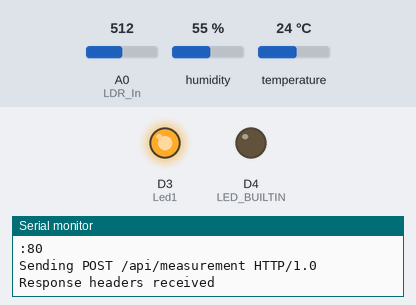
Bench run of a sketch on a simulated ESP8266 (NodeMCU). On the bench: output pins drawn as LEDs (lit = HIGH, except the on-board LED, lit = LOW), the last lines printed to the serial monitor. The inputs (shaded band) are chosen by the test bench; at power-on: A0 (LDR_In) = 512, humidity 55 %, temperature 24 °C. WiFi joins after 1.5 s; servers stay silent unless stated; uploads are accepted with an empty reply; not simulated (calls return 0 or success): secrets.h; names the files do not define were given values by the test bench: SERVER_PORT = 80.

Above: at 4.1 s.
At 11.8 s:
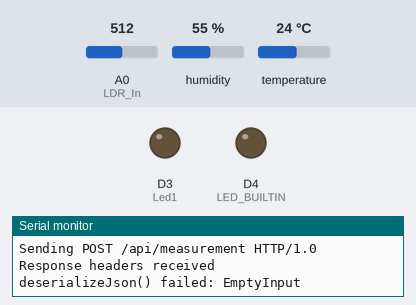
Timing chart, 0 to 21.4 s (numbered marks = the images above):
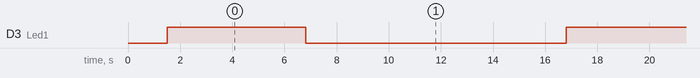

The sketch:

ali.ino
```cpp
// Ali code


/*
 *   Mediacollege Duurzaam huis BO
 *   Les 6
 *   Data in JSON format uploaden naar server
 *   JSON Data moet in Ma-cloud uitgelezen worden
 *   DHT11 temperature + humidity sensor + LDR
*/

#include "DHT.h"
#include <ESP8266WiFi.h>
#include <WiFiClientSecure.h>
#include "secrets.h"
// signalering
int Led1 = D3; // Led op D3

// DHT11 temperature humidity sensor
#define DHTTYPE DHT11   // Sensor type instellen
#define DHTPIN D7 // Aan welke pin zit de sensor?

// Variabelen voor de temperatuur en luchtvochtigheid en hitte-index
DHT dht(DHTPIN, DHTTYPE);
float temperature, humidity, heatindex;


// Variabelen voor de lichtsensor LDR
int LDR_In = A0; // de spanningsdeler wordt aangesloten op analog input A0
int lichtHoeveelheid; // variable lichtHoeveelheid


//Variabelen voor opsturen naar server als JSON structuur
#define ARDUINOJSON_USE_DOUBLE 0
#define ARDUINOJSON_USE_LONG_LONG 0

// Include de JSON library en initialiseer variable voor het JSON document
#include <ArduinoJson.h>
StaticJsonDocument<128> doc;

// SHA1 key from SSL certificate
const char fingerprint[] PROGMEM = "61 03 F5 49 1F 6C BB 9E 53 EC 29 38 C7 D1 CB A9 D9 87 F3 8A";
WiFiClientSecure client;

void setup() {
  // Led op D3 wordt gebruikt voor signalering
  pinMode(Led1, OUTPUT);

  // Zet de Led AAN (tot WiFi is verbonden....)
  pinMode(LED_BUILTIN, OUTPUT);
  digitalWrite(LED_BUILTIN, LOW);

  Serial.begin(115200);         // Start the Serial communication to send messages to the computer
  delay(10);
  Serial.println('\n');

  // Verbinding maken met WiFi netwerk
  WiFi.begin(WIFI_SSID, WIFI_PASSWORD);
  String message = String("Connecting to ") + WIFI_SSID + String(" ...");
  Serial.println(message);

  // Wachten tot WiFi is verbonden
  int i = 0;
  while (WiFi.status() != WL_CONNECTED) {
    delay(100);
    Serial.print('.');
  }

  // Zet de Led UIT
  digitalWrite(LED_BUILTIN, HIGH);

// Debug informatie
  Serial.println('\n');
  Serial.println("WIFI connected");
  Serial.print("NodeMCU IP:\t");
  Serial.println(WiFi.localIP());

  // Setup HTTPS: & Timeout
  client.setFingerprint(fingerprint);
  client.setTimeout(5000); // 15 Seconds

}

void loop() {
  // laat zien dat computer runt
  digitalWrite(Led1, HIGH); // led aan
  // Lees de sensoren uit
  lichtHoeveelheid = analogRead(LDR_In);  // lees de input waarde van de LDR

  humidity = dht.readHumidity();
  temperature = dht.readTemperature();

  if (isnan(humidity) || isnan(temperature)) {
    Serial.println(F("Failed to read from DHT sensor!"));
    return;
  }
  heatindex = dht.computeHeatIndex(temperature, humidity, false);
  debugSensorData(temperature, humidity, heatindex, lichtHoeveelheid);
  createJsonDocument(temperature, humidity, heatindex, lichtHoeveelheid);
  sendToSerial();
  sendToServer();
  digitalWrite(Led1,LOW); // led uit
  // Stuur elke 10 seconden een meting door
  delay(10000);
}

void debugSensorData(float temperature, float humidity, float heatindex, float lichtHoeveelheid) {
  Serial.print(F("Temperature: "));
  Serial.print(temperature);
  Serial.print(F("°C, Humidity: "));
  Serial.print(humidity);
  Serial.print(F("%,  Heat index: "));
  Serial.println(heatindex);
  Serial.print(F("Lichthoeveelheid: "));
  Serial.print(lichtHoeveelheid);
}

void createJsonDocument(float temperature, float humidity, float heatindex, float lichtHoeveelheid) {
  doc["device_key"] = DEVICE_KEY;
  doc["sensor"] = "DHT11 + LDR";
  doc["value1"] = temperature;
  doc["value2"] = humidity;
  doc["value3"] = heatindex;
  doc["value4"] = lichtHoeveelheid;

}


void sendToSerial() {
  serializeJson(doc, Serial);
  Serial.println();
}

void sendToServer() {
  int connected;

  Serial.print(SERVER_HOST);
  Serial.print(":");
  Serial.println(SERVER_PORT);

  connected = client.connect(SERVER_HOST, SERVER_PORT);

  if (!connected)
  {
    Serial.println("Unable to connect to server "  SERVER_HOST);
    int cert_result = client.getLastSSLError(NULL, 0);
    if (cert_result == -1)
      Serial.println(F("ERR: No Server Connection"));
    else if (cert_result < 0)
      Serial.println(F("ERR: Certificate or Certificate-Chain Error"));

    return;
  }

  Serial.println("Sending POST /api/measurement HTTP/1.0");

  // Sending headers
  client.print("POST /api/measurement HTTP/1.0\r\n");  // origineel
  client.print("Host: " SERVER_HOST "\r\n");
  client.print("Content-Length: ");
  client.print(measureJson(doc));
  client.print("\r\n");
  client.print("Content-Type: application/json\r\n");
  client.print("User-Agent: ESP8266\r\n");
  client.print("Connection: close\r\n\r\n");

  // Sending JSON data
  serializeJson(doc, client);

  while (client.connected())
  {
    String line = client.readStringUntil('\n');
    if (line == "\r")
    {
      Serial.println("Response headers received");
      break;
    }
  }

  StaticJsonDocument<48> result_doc;
  DeserializationError error = deserializeJson(result_doc, client);

  if (error) {
    Serial.print(F("deserializeJson() failed: "));
    //Serial.println(error.f_str()); // foutmelding
    Serial.println(error.c_str());
    return;
  }

  const char* result = result_doc["result"]; // "OK"
  Serial.println(result);

}
```

Measured:
- by itself, D3 (Led1): alternates HIGH for 5.3 s and LOW for 10.0 s
